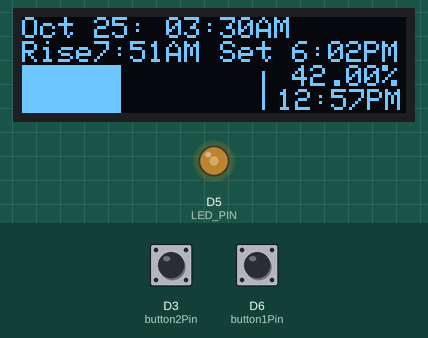
Bench run of a sketch on a simulated ESP8266 (NodeMCU). Shown: 128×32 one-colour display, output pins drawn as LEDs (lit = HIGH). The inputs (shaded band) are chosen by the test bench; at power-on: D3 (button2Pin) HIGH, D6 (button1Pin) HIGH. What the sketch prints to the serial monitor is not drawn.

Above: at 1.2 s.
1.3 s: D3 (button2Pin) pulled LOW for 1 s
At 2.9 s:
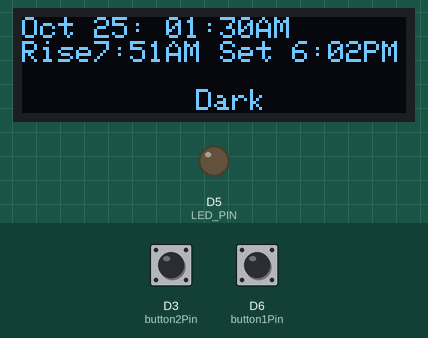
3.8 s: D6 (button1Pin) pulled LOW for 3.2 s
At 8.1 s:
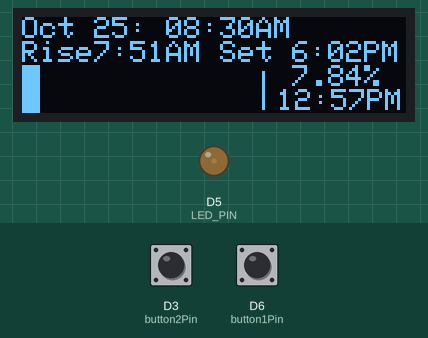
8.5 s: D6 (button1Pin) pulled LOW for 1 s
At 10.6 s:
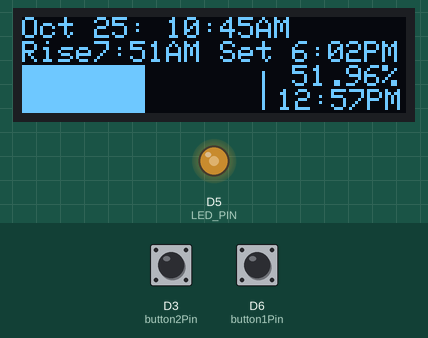
11.0 s: D6 (button1Pin) pulled LOW for 1 s
At 13.1 s:
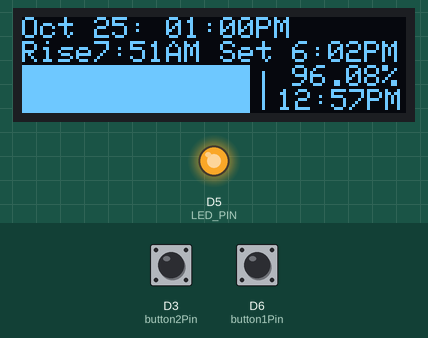
13.5 s: D3 (button2Pin) pulled LOW for 0.15 s
At 14.3 s:
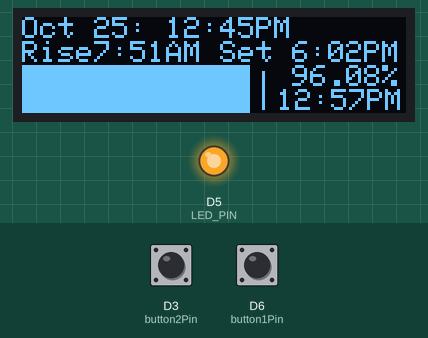
15.1 s: D3 (button2Pin) driven LOW and D6 (button1Pin) driven LOW
At 15.24 s:
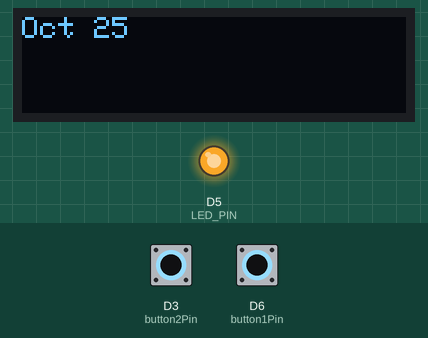
Timing chart, 0 to 18.0 s (numbered marks = the images above; inputs shaded):
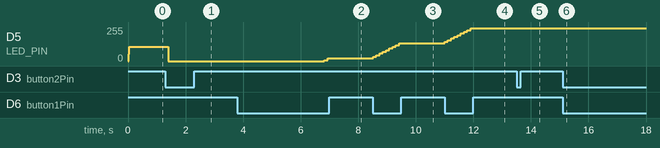

The sketch:

main.ino
```cpp
#include <Adafruit_GFX.h>
#include <Adafruit_SSD1306.h>
#include <Wire.h>

// Define OLED display width and height
#define SCREEN_WIDTH 128
#define SCREEN_HEIGHT 32

// Declaration for SSD1306 display connected using I2C
#define OLED_RESET -1 // Reset pin (or -1 if sharing Arduino reset pin)
Adafruit_SSD1306 display(SCREEN_WIDTH, SCREEN_HEIGHT, &Wire, OLED_RESET);

// Define I2C pins for the NodeMCU
#define SDA_PIN 4 // GPIO 4 (D2)
#define SCL_PIN 5 // GPIO 5 (D1)

// Define LED pin
#define LED_PIN 14 // GPIO 14 (D5) - PWM pin

// Variables for brightness control
int brightness = 50; // Initial brightness level (0-255)
int fadeAmount = 10; // Amount by which to change brightness

// Define button pins
#define button1Pin D6 // GPIO0 (D3)
#define button2Pin D3 // GPIO14 (D5)
#define vibrate D8

// Variables for button states
int button1State = 0;
int button2State = 0;
unsigned long pressStart = 0;
bool buttonPressed = false;

// Data for October
int octoberData[31][7] = {
    {1, 7, 13, 18, 51, 13, 2},   {2, 7, 15, 18, 48, 13, 2},
    {3, 7, 16, 18, 46, 13, 2},   {4, 7, 18, 18, 44, 13, 1},
    {5, 7, 19, 18, 42, 13, 1},   {6, 7, 21, 18, 40, 13, 1},
    {7, 7, 22, 18, 38, 13, 1},   {8, 7, 23, 18, 36, 13, 0},
    {9, 7, 25, 18, 34, 13, 0},   {10, 7, 26, 18, 32, 13, 0},
    {11, 7, 28, 18, 30, 12, 59}, {12, 7, 29, 18, 28, 12, 59},
    {13, 7, 31, 18, 26, 12, 59}, {14, 7, 32, 18, 24, 12, 59},
    {15, 7, 34, 18, 22, 12, 59}, {16, 7, 35, 18, 21, 12, 58},
    {17, 7, 37, 18, 19, 12, 58}, {18, 7, 38, 18, 17, 12, 58},
    {19, 7, 40, 18, 15, 12, 58}, {20, 7, 41, 18, 13, 12, 58},
    {21, 7, 43, 18, 11, 12, 57}, {22, 7, 44, 18, 9, 12, 57},
    {23, 7, 46, 18, 8, 12, 57},  {24, 7, 48, 18, 6, 12, 57},
    {25, 7, 49, 18, 4, 12, 57},  {26, 7, 51, 18, 2, 12, 57},
    {27, 7, 52, 18, 1, 12, 57},  {28, 7, 54, 17, 59, 12, 57},
    {29, 7, 55, 17, 57, 12, 57}, {30, 7, 57, 17, 56, 12, 57},
    {31, 7, 58, 17, 54, 12, 57},
};

int day = 25;
int hour = 3;
int minute = 30;

const int minuteInterval = 60000;
unsigned long previousMillis = millis();

float lightPercentage = 0.42;

int state = 0; // 0 is the hour view of the day, 1 is the select day view.

int selected = day;

void setup() {
  // Initialize serial communication for brightness control
  Serial.begin(115200);

  // Initialize I2C communication with OLED
  Wire.begin(SDA_PIN, SCL_PIN);

  // Initialize OLED display
  if (!display.begin(SSD1306_SWITCHCAPVCC, 0x3C)) {
    Serial.println(F("SSD1306 allocation failed"));
    for (;;)
      ; // Don't proceed, loop forever
  }

  // Clear the display buffer
  display.clearDisplay();

  // Set up the LED pin as output
  pinMode(LED_PIN, OUTPUT);
  analogWrite(LED_PIN, brightness); // Set initial brightness

  // Display text on OLED
  display.setTextSize(1);
  display.setTextColor(SSD1306_WHITE);
  display.setCursor(0, 0);
  display.println(F("Hello, NodeMCU!"));
  display.println(F("128x32 OLED"));
  display.display();

  // Show initial brightness on Serial Monitor
  Serial.println("Press 'u' to increase brightness, 'd' to decrease.");

  // Set up buttons as inputs with internal pull-up resistors
  pinMode(button1Pin, INPUT_PULLUP);
  pinMode(button2Pin, INPUT_PULLUP);

  Serial.println("Hello world");
}

void loop() {
  // Read the state of the buttons
  button1State = digitalRead(button1Pin);
  button2State = digitalRead(button2Pin);

  // Check if Button 1 is pressed (D3)
  if (button1State == LOW) {
    Serial.println("Button 1 Pressed!");
    buttonPressed = true;
    pressStart = millis();

    if (state == 0) {
      lightPercentage =
          calcLight(hour, minute, octoberData[day][1], octoberData[day][2],
                    octoberData[day][3], octoberData[day][4], octoberData[day][5],
                    octoberData[day][6]);
      minute += 15;
      if (minute >= 60) {
        minute -= 60; // Reset minutes to a valid range
        hour += 1;    // Increment hour
        if (hour > 23) {
          hour = 0;
          day++;
        } // Wrap around to 0 if past 23
      }
    } else {
      selected++;
    }
  }

  // Check if Button 2 is pressed (D5)
  if (button2State == LOW) {
    Serial.println("Button 2 Pressed!");


    if (state == 0) {
    minute -= 15;
    if (minute < 0) {
      minute += 60; // Reset minutes to a valid range
      hour -= 1;    // Decrement hour
      if (hour < 0)
        hour = 23; // Wrap around to 23 if below 0
    }

    lightPercentage =
        calcLight(hour, minute, octoberData[day][1], octoberData[day][2],
                  octoberData[day][3], octoberData[day][4], octoberData[day][5],
                  octoberData[day][6]);
    } else {
      selected--;
    }
  }

  if (button2State == LOW && button1State == LOW) {
    Serial.println("HIT HIT HIT!");
    if (state == 0) {
      state = 1;
    } else {
      day = selected;
      state = 0;
    }

    Serial.println(state);
  }

  // Update the LED brightness
  analogWrite(LED_PIN, (int)(255 * lightPercentage));

  // Display the current brightness value on the OLED
  display.clearDisplay();
  display.setCursor(0, 0);
  display.setTextSize(1);

  if (state == 0) {
    char buffer[20];
    int tmpHour = hour;
    const char *time = "AM"; // Declare as a pointer to support reassignment
    if (hour >= 12) {
      if (hour > 12)
        tmpHour = hour - 12; // Adjust for PM hours
      time = "PM";           // Change to PM if hour is 12 or more
    } else if (hour == 0) {
      tmpHour = 12; // Midnight is represented as 12 AM
    }
    sprintf(buffer, "Oct %02d: %02d:%02d%s", day, tmpHour, minute, time);

    display.println(buffer);

    char buffer2[32];
    sprintf(buffer2, "Rise%1d:%02dAM Set %1d:%02dPM", octoberData[day][1],
            octoberData[day][2], octoberData[day][3] - 12, octoberData[day][4]);
    display.println(buffer2);

    // Serial.println((lightPercentage/100) * 90);

    if (lightPercentage > 0) {
      display.fillRect(0, 16, (int)(lightPercentage * 80), 32, SSD1306_WHITE);
      display.drawLine(80, 18, 80, 30, SSD1306_WHITE);
      display.setCursor(90, 16);
      display.print(lightPercentage * 100);
      display.print("%");
      display.setCursor(85, 24);
      display.print(octoberData[day][5]);
      display.print(":");
      display.print(octoberData[day][6]);
      display.print("PM");
    } else {
      display.setCursor(58, 24);
      display.println("Dark");
    }
  }

  if (state == 1) {
    display.print("Oct ");
    display.print(selected);
  }

  display.display();

  delay(100); // Delay to slow down updates

  unsigned long currentMillis = millis();

  // Check if a minute has passed
  if (currentMillis - previousMillis >= minuteInterval) {
    previousMillis = currentMillis;
    incrementTime();
  }
}

// Function to increase LED brightness
void increaseBrightness() {
  brightness += fadeAmount;
  if (brightness > 255)
    brightness = 255; // Cap at maximum brightness
  Serial.print("Increasing brightness: ");
  Serial.println(brightness);
}

// Function to decrease LED brightness
void decreaseBrightness() {
  brightness -= fadeAmount;
  if (brightness < 0)
    brightness = 0; // Cap at minimum brightness
  Serial.print("Decreasing brightness: ");
  Serial.println(brightness);
}

void incrementTime() {
  minute++;

  if (minute >= 60) {
    minute = 0;
    hour++;
  }

  if (hour >= 24) {
    hour = 0;
    day++;
  }
}

float calcLight(int hour, int minute, int sunriseHour, int sunriseMinute,
                int sunsetHour, int sunsetMinute, int solarHour,
                int solarMinute) {
  int currentMinutes = hour * 60 + minute;
  int sunriseMinutes = sunriseHour * 60 + sunriseMinute;
  int sunsetMinutes = sunsetHour * 60 + sunsetMinute;
  int solarNoonMinutes = solarHour * 60 + solarMinute;

  // If it's before sunrise or after sunset, return 0
  if (currentMinutes < sunriseMinutes || currentMinutes > sunsetMinutes) {
    Serial.println("Dark");
    return 0.0;
  }

  // If it's before solar noon, calculate the percentage as it increases
  if (currentMinutes <= solarNoonMinutes) {
    float percent = ((float)(currentMinutes - sunriseMinutes) /
                     (solarNoonMinutes - sunriseMinutes));
    Serial.println(percent);
    return percent;
  }
  // If it's after solar noon, calculate the percentage as it decreases
  else {
    float percent = ((float)(sunsetMinutes - currentMinutes) /
                     (sunsetMinutes - solarNoonMinutes));
    Serial.println(percent);
    return percent;
  }
}
```

Measured:
- after the input at 1.3 s, D5 (LED_PIN): 107/255 → 0/255 after 0.10 s; the display: first changes after 0.11 s (image 1 shows a later state)
- after the input at 3.8 s, D5 (LED_PIN): 0/255 → 7/255 after 3.0 s, → 20/255 0.11 s later; the display: first changes after 0.10 s (image 2 shows a later state)
- after the input at 8.5 s, D5 (LED_PIN): moves from 20/255 to 132/255 over 0.90 s, starting at once; the display: first changes at once (image 3 shows a later state)
- after the input at 11.0 s, D5 (LED_PIN): moves from 132/255 to 245/255 over 0.90 s, starting at once; the display: first changes at once (image 4 shows a later state)
- after the input at 13.5 s, the display: changes after 0.11 s (image 5)
- after the input at 15.1 s, the display: changes after 0.09 s (image 6)
